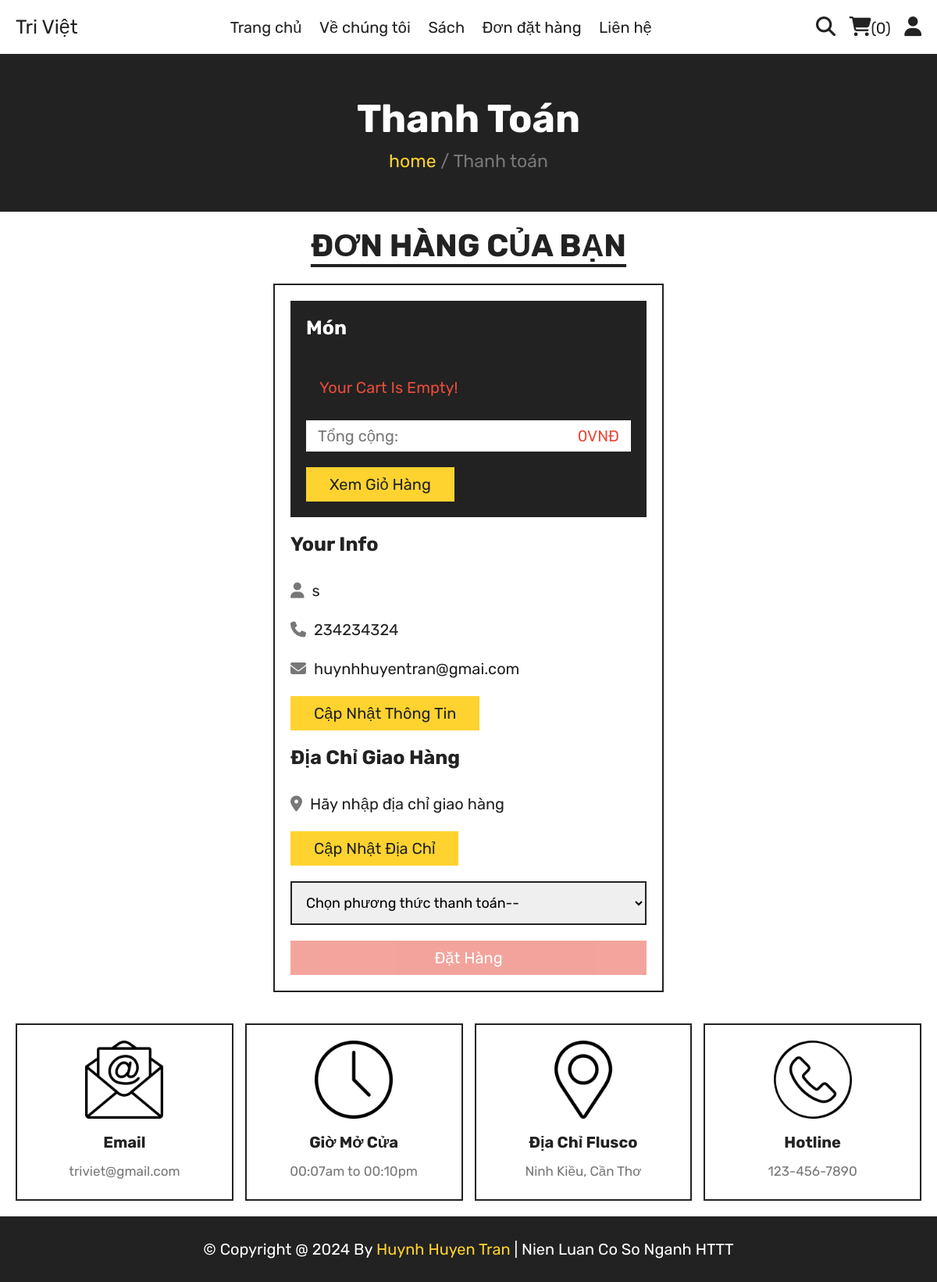
The page /checkout.php (signed in) on the database its author committed.
### tables this page shows
CREATE TABLE `users` (
  `id` int(100) NOT NULL,
  `name` varchar(20) NOT NULL,
  `email` varchar(50) NOT NULL,
  `number` varchar(10) NOT NULL,
  `password` varchar(50) NOT NULL,
  `address` varchar(500) NOT NULL
);

### checkout.php (the view, shortened to what this page needs)
<?php
include 'components/connect.php';
if(isset($_SESSION['user_id'])){
   $user_id = $_SESSION['user_id'];
}else{
   $user_id = '';
   header('location:home.php');
};
?>
<!DOCTYPE html>
<html lang="en">
<head>
   <link rel="stylesheet" href="https://cdnjs.cloudflare.com/ajax/libs/font-awesome/6.1.1/css/all.min.css">
   <link rel="stylesheet" href="css/style.css">
</head>
<body>
<?php include 'components/user_header.php'; ?>
<div class="heading">
   <h3>Thanh toán</h3>
   <p><a href="home.php">home</a> <span> / Thanh toán</span></p>
</div>
<section class="checkout">
   <h1 class="title">Đơn hàng của bạn</h1>
<form action="" method="post">
   <div class="cart-items">
      <h3>Món</h3>
      <?php
         $grand_total = 0;
         $cart_items[] = '';
         $select_cart = $conn->prepare("SELECT * FROM `cart` WHERE user_id = ?");
         $select_cart->execute([$user_id]);
         if($select_cart->rowCount() > 0){
            while($fetch_cart = $select_cart->fetch(PDO::FETCH_ASSOC)){
               $cart_items[] = $fetch_cart['name'].' ('.$fetch_cart['price'].' x '. $fetch_cart['quantity'].') - ';
               $total_products = implode($cart_items);
               $grand_total += ($fetch_cart['price'] * $fetch_cart['quantity']);
      ?>
      <p><span class="name"><?= $fetch_cart['name']; ?></span><span class="price"><?= number_format($fetch_cart['price'],0,"","."); ?> x <?= number_format($fetch_cart['quantity'],0,"","."); ?>VNĐ</span></p>
      <?php
            }
         }else{
            echo '<p class="empty">your cart is empty!</p>';
         }
      ?>
      <p class="grand-total"><span class="name">Tổng cộng:</span><span class="price"><?= number_format($grand_total,0,"","."); ?>VNĐ</span></p>
      <a href="cart.php" class="btn">Xem giỏ hàng</a>
   </div>
   <div class="user-info">
      <h3>your info</h3>
      <p><i class="fas fa-user"></i><span><?= $fetch_profile['name'] ?></span></p>
      <p><i class="fas fa-phone"></i><span><?= $fetch_profile['number'] ?></span></p>
      <p><i class="fas fa-envelope"></i><span><?= $fetch_profile['email'] ?></span></p>
      <a href="update_profile.php" class="btn">Cập nhật thông tin</a>
      <h3>Địa chỉ giao hàng</h3>
      <p><i class="fas fa-map-marker-alt"></i><span><?php if($fetch_profile['address'] == ''){echo 'Hãy nhập địa chỉ giao hàng';}else{echo $fetch_profile['address'];} ?></span></p>
      <a href="update_address.php" class="btn">Cập nhật địa chỉ</a>
      <select name="method" class="box" required>
         <option value="" disabled selected>Chọn phương thức thanh toán--</option>
      </select>
      <input type="submit" value="Đặt hàng" class="btn <?php if($fetch_profile['address'] == ''){echo 'disabled';} ?>" style="width:100%; background:var(--red); color:var(--white);" name="submit">
   </div>
</form>
</section>
<?php include 'components/footer.php'; ?>
</body>
</html>

### css/style.css (style rules this page uses)
:root { --yellow:#fed330; --red:#e74c3c; --white:#fff; --black:#222; --light-color:#777; --border:.2rem solid var(--black); }
* { font-family: 'Rubik', sans-serif; margin:0; padding:0; box-sizing: border-box; outline: none; border: none; text-decoration: none; }
html { font-size: 62.5%; overflow-x: hidden; scroll-behavior: smooth; stop-opacity: 7rem; }
section { margin:0 auto; max-width: 1200px; padding:2rem; }
.title { text-align: center; margin-bottom: 2.5rem; font-size: 4rem; color:var(--black); text-transform: uppercase; text-decoration: underline; text-underline-offset: 1rem; }
.heading { display: flex; align-items: center; justify-content: center; gap:1rem; flex-flow: column; background-color: var(--black); min-height: 20rem; }
.heading h3 { font-size: 5rem; color:var(--white); text-transform: capitalize; }
.heading p { font-size: 2.3rem; color:var(--light-color); }
.heading p a { color:var(--yellow); }
.btn, .delete-btn { margin-top: 1rem; display: inline-block; font-size: 2rem; padding:1rem 3rem; cursor: pointer; text-transform: capitalize; transition: .2s linear; }
.btn { background-color: var(--yellow); color:var(--black); }
.disabled { opacity: .5; user-select: none; pointer-events: none; }
.empty { border:var(--border); padding:1.5rem; text-align: center; width: 100%; font-size: 2rem; text-transform: capitalize; color:var(--red); }
.checkout form { max-width: 50rem; margin:0 auto; border:var(--border); padding:2rem; }
.checkout form h3 { font-size: 2.5rem; text-transform: capitalize; padding: 2rem 0; color:var(--black); }
.checkout form .cart-items { background-color: var(--black); padding:2rem; padding-top: 0; }
.checkout form .cart-items h3 { color:var(--white); }
.checkout form .cart-items p { display: flex; align-items: center; gap:1.5rem; justify-content: space-between; margin:1rem 0; line-height: 1.5; font-size: 2rem; }
.checkout form .cart-items p .name { color:var(--light-color); }
.checkout form .cart-items p .price { color:var(--yellow); }
.checkout form .cart-items .grand-total { background-color: var(--white); padding:.5rem 1.5rem; }
.checkout form .cart-items .grand-total .price { color:var(--red); }
.checkout form .user-info p { font-size: 2rem; line-height: 1.5; padding:1rem 0; }
.checkout form .user-info p i { color:var(--light-color); margin-right: 1rem; }
.checkout form .user-info p span { color:var(--black); }
.checkout form .user-info .box { width: 100%; border:var(--border); padding:1.4rem; margin-top: 2rem; margin-bottom: 1rem; font-size: 1.8rem; }

### rows shown on the page
users: name "s", number "234234324", email "huynhhuyentran@gmai.com", submit "Đặt hàng"

### other values the page prints
$total_cart_items "0"
$grand_total "0"
